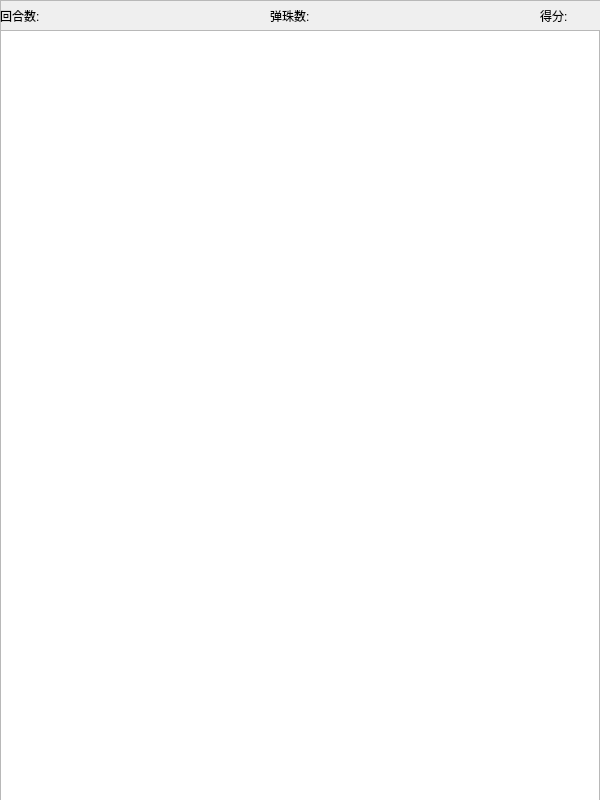
<?xml version="1.0" encoding="UTF-8"?>
<ui version="4.0">
 <class>GameWidget</class>
 <widget class="QWidget" name="GameWidget">
  <property name="windowModality">
   <enum>Qt::NonModal</enum>
  </property>
  <property name="geometry">
   <rect>
    <x>0</x>
    <y>0</y>
    <width>600</width>
    <height>800</height>
   </rect>
  </property>
  <property name="windowTitle">
   <string>弹弹球</string>
  </property>
  <widget class="QFrame" name="frame">
   <property name="geometry">
    <rect>
     <x>0</x>
     <y>0</y>
     <width>601</width>
     <height>31</height>
    </rect>
   </property>
   <property name="frameShape">
    <enum>QFrame::StyledPanel</enum>
   </property>
   <property name="frameShadow">
    <enum>QFrame::Raised</enum>
   </property>
   <widget class="QLabel" name="label">
    <property name="geometry">
     <rect>
      <x>0</x>
      <y>10</y>
      <width>54</width>
      <height>12</height>
     </rect>
    </property>
    <property name="text">
     <string>回合数: </string>
    </property>
   </widget>
   <widget class="QLabel" name="label_2">
    <property name="geometry">
     <rect>
      <x>270</x>
      <y>10</y>
      <width>54</width>
      <height>12</height>
     </rect>
    </property>
    <property name="text">
     <string>弹珠数:</string>
    </property>
   </widget>
   <widget class="QLabel" name="label_3">
    <property name="geometry">
     <rect>
      <x>540</x>
      <y>10</y>
      <width>54</width>
      <height>12</height>
     </rect>
    </property>
    <property name="text">
     <string>得分:</string>
    </property>
   </widget>
  </widget>
  <widget class="QGraphicsView" name="graphicsView">
   <property name="geometry">
    <rect>
     <x>0</x>
     <y>30</y>
     <width>600</width>
     <height>800</height>
    </rect>
   </property>
  </widget>
 </widget>
 <resources/>
 <connections/>
</ui>
